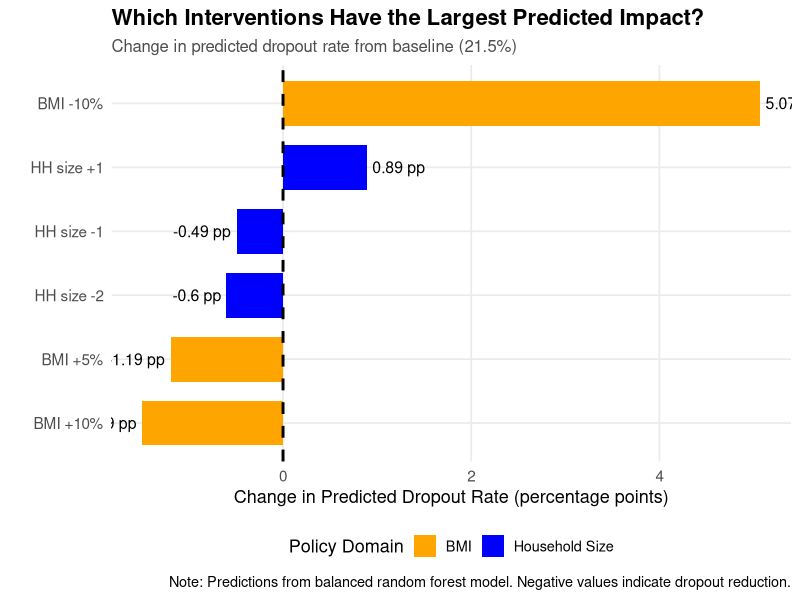

Write the R code that produced this figure.
## ---- chunk 1
#| label: setup
#| echo: false
#| output: false

library(readr)
library(dplyr)
library(ggplot2)
library(knitr)
library(randomForest)
library(tidyr)
library(patchwork)

data <- read_csv("young_lives_dropout_r3_r4.csv", show_col_types = FALSE)


## ---- chunk 2
#| label: sample-summary
#| echo: false
#| tbl-cap: "Sample Composition and Attrition"

sample_summary <- data.frame(
  Country = c("India", "Peru", "Combined"),
  Round_3_Total = c(1931, 1943, 3874),
  Round_4_Available = c(865, 858, 1723),
  Attrition_N = c(1066, 1085, 2151),
  Attrition_Pct = c("55.2%", "55.8%", "55.5%")
)

kable(sample_summary, 
      col.names = c("Country", "Round 3 Total", "Round 4 Available", 
                    "Missing Round 4", "Attrition Rate"),
      align = c("l", "r", "r", "r", "r"))
## ---- chunk 3
#| label: dropout-rates
#| echo: false

# dropout rates by country
dropout_summary <- data %>%
  filter(!is.na(dropout)) %>%
  group_by(country) %>%
  summarise(
    Total = n(),
    Enrolled_R3 = sum(enrolled_r3 == 1, na.rm = TRUE),
    Enrolled_R4 = sum(enrolled_r4 == 1, na.rm = TRUE),
    Dropouts = sum(dropout == 1, na.rm = TRUE),
    Dropout_Rate = round(mean(dropout, na.rm = TRUE) * 100, 2)
  )

# combined row
combined_row <- data %>%
  filter(!is.na(dropout)) %>%
  summarise(
    country = "Combined",
    Total = n(),
    Enrolled_R3 = sum(enrolled_r3 == 1, na.rm = TRUE),
    Enrolled_R4 = sum(enrolled_r4 == 1, na.rm = TRUE),
    Dropouts = sum(dropout == 1, na.rm = TRUE),
    Dropout_Rate = round(mean(dropout, na.rm = TRUE) * 100, 2)
  )

dropout_summary <- bind_rows(dropout_summary, combined_row)

kable(dropout_summary,
      col.names = c("Country", "Sample Size", "Enrolled R3", 
                    "Enrolled R4", "Dropouts", "Dropout Rate (%)"),
      caption = "Dropout Rates by Country")
## ---- chunk 4
#| label: descriptive-stats
#| echo: false
#| tbl-cap: "Descriptive Statistics for Predictor Variables"

# descriptive statistics
model_data <- data %>%
  filter(!is.na(dropout), !is.na(bmi), !is.na(hhsize), 
         !is.na(wi), !is.na(math), !is.na(zhfa))

desc_stats <- model_data %>%
  select(bmi, hhsize, wi, math, zhfa) %>%
  pivot_longer(everything(), names_to = "Variable", values_to = "Value") %>%
  group_by(Variable) %>%
  summarise(
    N = n(),
    Mean = round(mean(Value, na.rm = TRUE), 2),
    SD = round(sd(Value, na.rm = TRUE), 2),
    Min = round(min(Value, na.rm = TRUE), 2),
    Median = round(median(Value, na.rm = TRUE), 2),
    Max = round(max(Value, na.rm = TRUE), 2)
  )


desc_stats$Variable <- c("BMI", "Household Size", "Math Score", 
                         "Wealth Index", "Height-for-Age Z-Score")

kable(desc_stats)
## ---- chunk 5
#| label: missing-data
#| echo: false

# missing data
missing_summary <- data %>%
  summarise(
    BMI = sum(is.na(bmi)),
    `Household Size` = sum(is.na(hhsize)),
    `Wealth Index` = sum(is.na(wi)),
    `Math Score` = sum(is.na(math)),
    `Height-for-Age Z-Score` = sum(is.na(zhfa))
  ) %>%
  pivot_longer(everything(), names_to = "Variable", values_to = "Missing") %>%
  mutate(
    Total = nrow(data),
    Missing_Pct = round(Missing / Total * 100, 1)
  )

kable(missing_summary, 
      col.names = c("Variable", "Missing (N)", "Total", "Missing (%)"),
      caption = "Missing Data Summary")
## ---- chunk 6
#| label: build-all-models
#| echo: false
#| output: false

library(randomForest)
library(dplyr)
library(caret)

# Prepare data
model_data <- data %>%
  filter(!is.na(dropout), !is.na(bmi), !is.na(hhsize),
         !is.na(wi), !is.na(math), !is.na(zhfa), !is.na(sex))

# Convert to factors
model_data$dropout <- as.factor(model_data$dropout)
model_data$sex <- as.factor(model_data$sex)
model_data$country <- as.factor(model_data$country)

# Split into train and test
set.seed(1234)
idx <- sample(seq_len(nrow(model_data)), size = 0.7 * nrow(model_data))
train <- model_data[idx, ]
test  <- model_data[-idx, ]

# Count dropouts in each set
train_dropout_count <- sum(train$dropout == 1)
test_dropout_count <- sum(test$dropout == 1)

# ============================================================
# APPROACH 1: Standard Random Forest (will fail - just predicts 0)
# ============================================================
rf_standard <- randomForest(
  dropout ~ bmi + hhsize + wi + math + zhfa + sex + country,
  data = train,
  ntree = 500,
  importance = TRUE
)

pred_standard <- predict(rf_standard, test)
conf_standard <- table(Predicted = pred_standard, Actual = test$dropout)

# ============================================================
# APPROACH 2: Random Forest with Class Weights
# ============================================================
rf_weighted <- randomForest(
  dropout ~ bmi + hhsize + wi + math + zhfa + sex + country,
  data = train,
  ntree = 500,
  classwt = c("0" = 1, "1" = 100),  # Heavy penalty for missing dropouts
  importance = TRUE
)

pred_weighted <- predict(rf_weighted, test)
conf_weighted <- table(Predicted = pred_weighted, Actual = test$dropout)

# ============================================================
# APPROACH 3: Downsampling (balance the classes)
# ============================================================

# Separate dropout and non-dropout cases
train_dropout <- train[train$dropout == 1, ]
train_no_dropout <- train[train$dropout == 0, ]

# Downsample non-dropout to match dropout count
set.seed(1234)
train_no_dropout_sampled <- train_no_dropout[sample(nrow(train_no_dropout), 
                                                      nrow(train_dropout) * 3), ]

# Combine
train_balanced <- rbind(train_dropout, train_no_dropout_sampled)

# Build model on balanced data
rf_balanced <- randomForest(
  dropout ~ bmi + hhsize + wi + math + zhfa + sex + country,
  data = train_balanced,
  ntree = 500,
  importance = TRUE
)

pred_balanced <- predict(rf_balanced, test)
conf_balanced <- table(Predicted = pred_balanced, Actual = test$dropout)

# ============================================================
# Calculate metrics for each approach
# ============================================================

calculate_metrics <- function(conf_matrix) {
  TP <- conf_matrix[2, 2]  # True Positive
  TN <- conf_matrix[1, 1]  # True Negative
  FP <- conf_matrix[2, 1]  # False Positive
  FN <- conf_matrix[1, 2]  # False Negative
  
  accuracy <- (TP + TN) / sum(conf_matrix)
  precision <- TP / (TP + FP)
  recall <- TP / (TP + FN)
  f1 <- 2 * (precision * recall) / (precision + recall)
  
  # Handle division by zero
  if (is.na(precision)) precision <- 0
  if (is.na(recall)) recall <- 0
  if (is.na(f1)) f1 <- 0
  
  return(c(Accuracy = accuracy, Precision = precision, 
           Recall = recall, F1_Score = f1))
}

metrics_standard <- calculate_metrics(conf_standard)
metrics_weighted <- calculate_metrics(conf_weighted)
metrics_balanced <- calculate_metrics(conf_balanced)

# Combine into comparison table
comparison <- data.frame(
  Approach = c("Standard RF", "Weighted RF", "Balanced RF"),
  Accuracy = c(metrics_standard[1], metrics_weighted[1], metrics_balanced[1]),
  Precision = c(metrics_standard[2], metrics_weighted[2], metrics_balanced[2]),
  Recall = c(metrics_standard[3], metrics_weighted[3], metrics_balanced[3]),
  F1_Score = c(metrics_standard[4], metrics_weighted[4], metrics_balanced[4])
)

# Round for display
comparison[, 2:5] <- round(comparison[, 2:5], 3)

# ============================================================
# Build FINAL model on ALL data (for sensitivity analysis)
# ============================================================
rf_model <- randomForest(
  dropout ~ bmi + hhsize + wi + math + zhfa + sex + country,
  data = model_data,
  ntree = 500,
  classwt = c("0" = 1, "1" = 100),
  importance = TRUE
)


## ---- chunk 7
#| label: model-comparison
#| echo: false
#| tbl-cap: "Comparison of Different Approaches to Handle Class Imbalance"

kable(comparison,
      col.names = c("Approach", "Accuracy", "Precision", "Recall", "F1-Score"),
      align = c("l", "r", "r", "r", "r"))
## ---- chunk 8
#| label: run-sensitivity-balanced
#| echo: false
#| output: false

# balanced model on ALL data for sensitivity analysis
train_dropout_all <- model_data[model_data$dropout == 1, ]
train_no_dropout_all <- model_data[model_data$dropout == 0, ]

# Downsample non-dropout to match dropout count * 3
set.seed(1234)
train_no_dropout_sampled <- train_no_dropout_all[sample(nrow(train_no_dropout_all), nrow(train_dropout_all) * 3), ]


model_data_balanced <- rbind(train_dropout_all, train_no_dropout_sampled)

# final model
rf_model <- randomForest(
  dropout ~ bmi + hhsize + wi + math + zhfa + sex + country,
  data = model_data_balanced,
  ntree = 500,
  importance = TRUE
)

# Baseline predictions on FULL dataset
baseline_pred <- predict(rf_model, model_data, type = "prob")[,2]
baseline_rate <- mean(baseline_pred)

# BMI scenarios
scenario_bmi_5 <- model_data %>% mutate(bmi = bmi * 1.05)
pred_bmi_5 <- predict(rf_model, scenario_bmi_5, type = "prob")[,2]
rate_bmi_5 <- mean(pred_bmi_5)

scenario_bmi_10 <- model_data %>% mutate(bmi = bmi * 1.10)
pred_bmi_10 <- predict(rf_model, scenario_bmi_10, type = "prob")[,2]
rate_bmi_10 <- mean(pred_bmi_10)

scenario_bmi_neg10 <- model_data %>% mutate(bmi = bmi * 0.90)
pred_bmi_neg10 <- predict(rf_model, scenario_bmi_neg10, type = "prob")[,2]
rate_bmi_neg10 <- mean(pred_bmi_neg10)

# Household size scenarios
scenario_hhsize_minus1 <- model_data %>% mutate(hhsize = pmax(1, hhsize - 1))
pred_hhsize_minus1 <- predict(rf_model, scenario_hhsize_minus1, type = "prob")[,2]
rate_hhsize_minus1 <- mean(pred_hhsize_minus1)

scenario_hhsize_minus2 <- model_data %>% mutate(hhsize = pmax(1, hhsize - 2))
pred_hhsize_minus2 <- predict(rf_model, scenario_hhsize_minus2, type = "prob")[,2]
rate_hhsize_minus2 <- mean(pred_hhsize_minus2)

scenario_hhsize_plus1 <- model_data %>% mutate(hhsize = hhsize + 1)
pred_hhsize_plus1 <- predict(rf_model, scenario_hhsize_plus1, type = "prob")[,2]
rate_hhsize_plus1 <- mean(pred_hhsize_plus1)


sensitivity_results <- data.frame(
  Scenario = c("Baseline", "BMI +5%", "BMI +10%", "BMI -10%", "HH size -1", "HH size -2", "HH size +1"),
  Dropout_Rate = c(baseline_rate, rate_bmi_5, rate_bmi_10, rate_bmi_neg10, rate_hhsize_minus1, rate_hhsize_minus2, rate_hhsize_plus1),
  Variable = c("Baseline", "BMI", "BMI", "BMI", "Household Size", "Household Size", "Household Size")
)

sensitivity_results$Change_from_Baseline <- (sensitivity_results$Dropout_Rate - baseline_rate) * 100
## ---- chunk 9
#| label: sensitivity-table
#| echo: false
#| tbl-cap: "Predicted Impact of Policy Interventions on Dropout Rates"

sens_table <- sensitivity_results %>%
  mutate(
    Dropout_Rate = paste0(round(Dropout_Rate * 100, 2), "%"),
    Change_from_Baseline = paste0(round(Change_from_Baseline, 2), " pp")
  ) %>%
  select(Scenario, Dropout_Rate, Change_from_Baseline)

kable(sens_table,
      col.names = c("Scenario", "Predicted Dropout Rate", 
                    "Change from Baseline"))
## ---- chunk 10
#| label: sensitivity-plot
#| echo: false
#| fig-cap: "Predicted Impact of Interventions on Dropout Rates"
#| fig-height: 7
#| fig-width: 10

ggplot(sensitivity_results %>% filter(Scenario != "Baseline"), 
       aes(x = reorder(Scenario, Change_from_Baseline), 
           y = Change_from_Baseline, 
           fill = Variable)) +
  geom_col(width = 0.7) +
  geom_hline(yintercept = 0, linetype = "dashed", color = "black", linewidth = 1) +
  coord_flip() +
  scale_fill_manual(values = c("BMI" = "orange", "Household Size" = "blue")) +
  labs(
    title = "Which Interventions Have the Largest Predicted Impact?",
    subtitle = paste0("Change in predicted dropout rate from baseline (", 
                      round(baseline_rate * 100, 2), "%)"),
    x = "",
    y = "Change in Predicted Dropout Rate (percentage points)",
    fill = "Policy Domain",
    caption = "Note: Predictions from balanced random forest model. Negative values indicate dropout reduction."
  ) +
  theme_minimal(base_size = 13) +
  theme(
    plot.title = element_text(size = 16, face = "bold"),
    plot.subtitle = element_text(size = 12, color = "gray30"),
    legend.position = "bottom",
    panel.grid.minor = element_blank(),
    axis.text = element_text(size = 11)
  ) +
  geom_text(aes(label = paste0(round(Change_from_Baseline, 2), " pp")),
            hjust = ifelse(sensitivity_results %>% 
                            filter(Scenario != "Baseline") %>% 
                            pull(Change_from_Baseline) > 0, -0.1, 1.1),
            size = 4)
